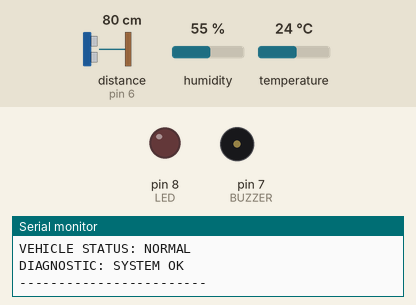
Bench run of a sketch on a simulated Arduino Uno, built with avr-gcc and run on an emulated ATmega328P. Parts: output pins drawn as LEDs (lit = HIGH), buzzer (waves = sounding, pin HIGH), the last lines printed to the serial monitor. Wiring (from diagram.json): ultrasonic range finder: trigger pin 5; echo pin 6. Inputs (shaded band) come from the test bench; at power-on: distance to the obstacle (sensor on pin 6) 80 cm, temperature 24 °C, humidity 55 %. The echo pulse lasts 58.3 µs per cm; pins used as bus, display or sensor lines are not drawn.

Above: at 2.9 s.
3.0 s: distance to the obstacle (sensor on pin 6) set to 12 cm
5.8 s: distance to the obstacle (sensor on pin 6) set to 9 cm
At 6.8 s:
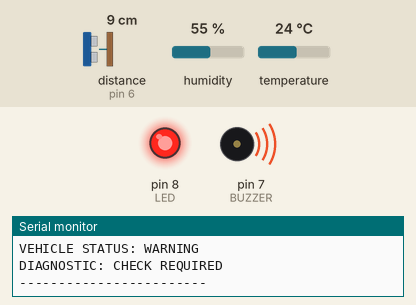
8.6 s: temperature set to 10.5 °C
14.7 s: temperature set to 9.4 °C
17.5 s: distance to the obstacle (sensor on pin 6) set to 18 cm
At 20.0 s:
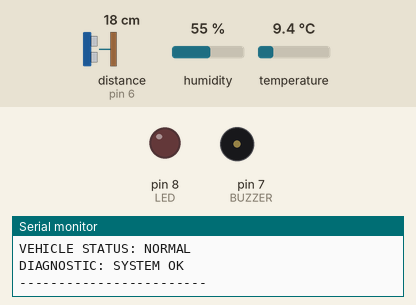
20.3 s: distance to the obstacle (sensor on pin 6) set to 2 cm
At 21.2 s:
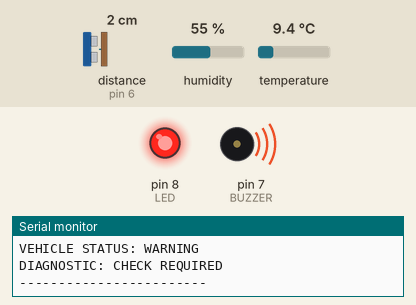
Timing chart, 0 to 23.3 s (numbered marks = the images above; inputs shaded):
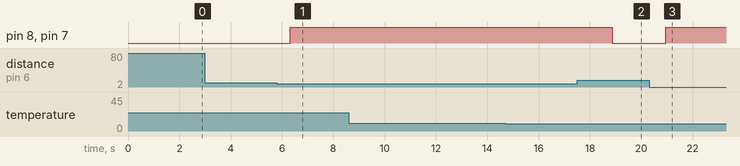

The sketch:

sketch.ino
```cpp
#include <DHT.h>

#define DHTPIN 2
#define DHTTYPE DHT22

#define TRIG 5
#define ECHO 6
#define LED 8
#define BUZZER 7

DHT dht(DHTPIN, DHTTYPE);

float temperature;
float distance;
long duration;

void setup()
{
  Serial.begin(9600);

  dht.begin();

  pinMode(TRIG, OUTPUT);
  pinMode(ECHO, INPUT);
  pinMode(LED, OUTPUT);
  pinMode(BUZZER, OUTPUT);

  Serial.println("VEHICLE DIAGNOSTIC SYSTEM");
  Serial.println("------------------------");
}

void loop()
{
  temperature = dht.readTemperature();

  digitalWrite(TRIG, LOW);
  delayMicroseconds(2);

  digitalWrite(TRIG, HIGH);
  delayMicroseconds(10);

  digitalWrite(TRIG, LOW);

  duration = pulseIn(ECHO, HIGH, 30000);

  if (duration == 0)
  {
    distance = -1;
  }
  else
  {
    distance = duration * 0.0343 / 2;
  }

  if (isnan(temperature))
  {
    Serial.println("Temperature Sensor Error");
    delay(2000);
    return;
  }

  Serial.println("\n--- VEHICLE DETAILS ---");

  Serial.print("Temperature: ");
  Serial.print(temperature);
  Serial.println(" C");

  Serial.print("Distance: ");
  if (distance < 0)
    Serial.println("No Echo");
  else
  {
    Serial.print(distance);
    Serial.println(" cm");
  }

  if (temperature > 45 || (distance >= 0 && distance < 10))
  {
    digitalWrite(LED, HIGH);
    digitalWrite(BUZZER, HIGH);

    Serial.println("VEHICLE STATUS: WARNING");
    Serial.println("DIAGNOSTIC: CHECK REQUIRED");
  }
  else
  {
    digitalWrite(LED, LOW);
    digitalWrite(BUZZER, LOW);

    Serial.println("VEHICLE STATUS: NORMAL");
    Serial.println("DIAGNOSTIC: SYSTEM OK");
  }

  Serial.println("------------------------");

  delay(2000);
}
```

Measured:
- the behaviour switches between 11 and 10 cm on distance to the obstacle (sensor on pin 6) (found by bisection; images 0 and 1)
- after the input at 5.8 s, pin 8 (LED), pin 7 (BUZZER): LOW → HIGH after 0.52 s
- after the input at 17.5 s, pin 8 (LED), pin 7 (BUZZER): HIGH → LOW after 1.4 s
- after the input at 20.3 s, pin 8 (LED), pin 7 (BUZZER): LOW → HIGH after 0.64 s
